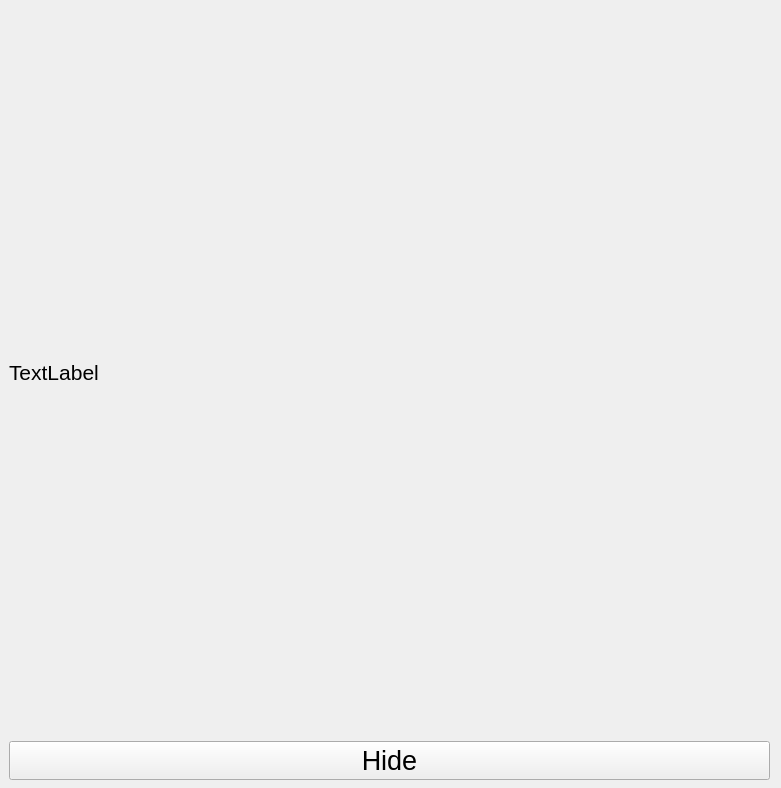
<?xml version="1.0" encoding="UTF-8"?>
<ui version="4.0">
 <class>MainWindow</class>
 <widget class="QMainWindow" name="MainWindow">
  <property name="geometry">
   <rect>
    <x>0</x>
    <y>0</y>
    <width>781</width>
    <height>788</height>
   </rect>
  </property>
  <property name="windowTitle">
   <string>MainWindow</string>
  </property>
  <widget class="QWidget" name="centralwidget">
   <widget class="QWidget" name="verticalLayoutWidget">
    <property name="geometry">
     <rect>
      <x>9</x>
      <y>9</y>
      <width>761</width>
      <height>771</height>
     </rect>
    </property>
    <layout class="QVBoxLayout" name="verticalLayout">
     <item>
      <widget class="QLabel" name="label">
       <property name="font">
        <font>
         <pointsize>16</pointsize>
        </font>
       </property>
       <property name="text">
        <string>TextLabel</string>
       </property>
      </widget>
     </item>
     <item>
      <widget class="QPushButton" name="button">
       <property name="font">
        <font>
         <pointsize>20</pointsize>
        </font>
       </property>
       <property name="text">
        <string>Hide</string>
       </property>
      </widget>
     </item>
    </layout>
   </widget>
  </widget>
 </widget>
 <resources/>
 <connections/>
</ui>
